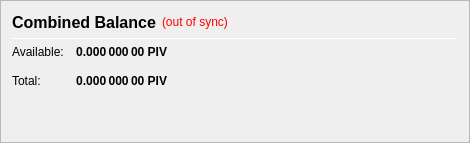
                   <widget class="QFrame" name="frame_CombinedBalances">
                    <property name="minimumSize">
                     <size>
                      <width>470</width>
                      <height>0</height>
                     </size>
                    </property>
                    <property name="frameShape">
                     <enum>QFrame::StyledPanel</enum>
                    </property>
                    <property name="frameShadow">
                     <enum>QFrame::Raised</enum>
                    </property>
                    <layout class="QVBoxLayout" name="verticalLayout_5">
                     <item>
                      <layout class="QHBoxLayout" name="horizontalLayout_5" stretch="0,0,0">
                       <item>
                        <widget class="QLabel" name="label_5z">
                         <property name="minimumSize">
                          <size>
                           <width>0</width>
                           <height>20</height>
                          </size>
                         </property>
                         <property name="font">
                          <font>
                           <pointsize>12</pointsize>
                           <weight>75</weight>
                           <bold>true</bold>
                          </font>
                         </property>
                         <property name="toolTip">
                          <string>Combined Balance (including unconfirmed and immature coins)</string>
                         </property>
                         <property name="text">
                          <string>Combined Balance</string>
                         </property>
                        </widget>
                       </item>
                       <item>
                        <widget class="QLabel" name="labelWalletStatus">
                         <property name="cursor">
                          <cursorShape>WhatsThisCursor</cursorShape>
                         </property>
                         <property name="toolTip">
                          <string>The displayed information may be out of date. Your wallet automatically synchronizes with the MYCE network after a connection is established, but this process has not completed yet.</string>
                         </property>
                         <property name="styleSheet">
                          <string notr="true">QLabel { color: red; }</string>
                         </property>
                         <property name="text">
                          <string notr="true">(out of sync)</string>
                         </property>
                         <property name="alignment">
                          <set>Qt::AlignLeading|Qt::AlignLeft|Qt::AlignVCenter</set>
                         </property>
                        </widget>
                       </item>
                       <item>
                        <spacer name="horizontalSpacer_1">
                         <property name="orientation">
                          <enum>Qt::Horizontal</enum>
                         </property>
                         <property name="sizeHint" stdset="0">
                          <size>
                           <width>40</width>
                           <height>20</height>
                          </size>
                         </property>
                        </spacer>
                       </item>
                      </layout>
                     </item>
                     <item>
                      <widget class="Line" name="line_CombinedBalance">
                       <property name="minimumSize">
                        <size>
                         <width>0</width>
                         <height>1</height>
                        </size>
                       </property>
                       <property name="maximumSize">
                        <size>
                         <width>16777215</width>
                         <height>1</height>
                        </size>
                       </property>
                       <property name="orientation">
                        <enum>Qt::Horizontal</enum>
                       </property>
                      </widget>
                     </item>
                     <item>
                      <layout class="QGridLayout" name="gridLayout_3">
                       <property name="spacing">
                        <number>12</number>
                       </property>
                       <item row="1" column="0">
                        <widget class="QLabel" name="labelBalanceTextz">
                         <property name="text">
                          <string>Available:</string>
                         </property>
                        </widget>
                       </item>
                       <item row="1" column="1">
                        <widget class="QLabel" name="labelBalancez">
                         <property name="font">
                          <font>
                           <weight>75</weight>
                           <bold>true</bold>
                          </font>
                         </property>
                         <property name="cursor">
                          <cursorShape>IBeamCursor</cursorShape>
                         </property>
                         <property name="toolTip">
                          <string>Your current spendable balance</string>
                         </property>
                         <property name="text">
                          <string notr="true">0.000 000 00 PIV</string>
                         </property>
                         <property name="alignment">
                          <set>Qt::AlignRight|Qt::AlignTrailing|Qt::AlignVCenter</set>
                         </property>
                         <property name="textInteractionFlags">
                          <set>Qt::LinksAccessibleByMouse|Qt::TextSelectableByKeyboard|Qt::TextSelectableByMouse</set>
                         </property>
                        </widget>
                       </item>
                       <item row="2" column="0">
                        <widget class="QLabel" name="labelTotalTextz">
                         <property name="text">
                          <string>Total:</string>
                         </property>
                        </widget>
                       </item>
                       <item row="2" column="1">
                        <widget class="QLabel" name="labelTotalz">
                         <property name="font">
                          <font>
                           <weight>75</weight>
                           <bold>true</bold>
                          </font>
                         </property>
                         <property name="cursor">
                          <cursorShape>IBeamCursor</cursorShape>
                         </property>
                         <property name="toolTip">
                          <string>Total Balance, including all unavailable coins.</string>
                         </property>
                         <property name="text">
                          <string notr="true">0.000 000 00 PIV</string>
                         </property>
                         <property name="alignment">
                          <set>Qt::AlignRight|Qt::AlignTrailing|Qt::AlignVCenter</set>
                         </property>
                         <property name="textInteractionFlags">
                          <set>Qt::LinksAccessibleByMouse|Qt::TextSelectableByKeyboard|Qt::TextSelectableByMouse</set>
                         </property>
                        </widget>
                       </item>
                       <item row="2" column="3">
                        <spacer name="horizontalSpacer_2">
                         <property name="orientation">
                          <enum>Qt::Horizontal</enum>
                         </property>
                         <property name="sizeHint" stdset="0">
                          <size>
                           <width>40</width>
                           <height>20</height>
                          </size>
                         </property>
                        </spacer>
                       </item>
                      </layout>
                     </item>
                     <item>
                      <spacer name="verticalSpacer_1">
                       <property name="orientation">
                        <enum>Qt::Vertical</enum>
                       </property>
                       <property name="sizeHint" stdset="0">
                        <size>
                         <width>20</width>
                         <height>40</height>
                        </size>
                       </property>
                      </spacer>
                     </item>
                    </layout>
                   </widget>
